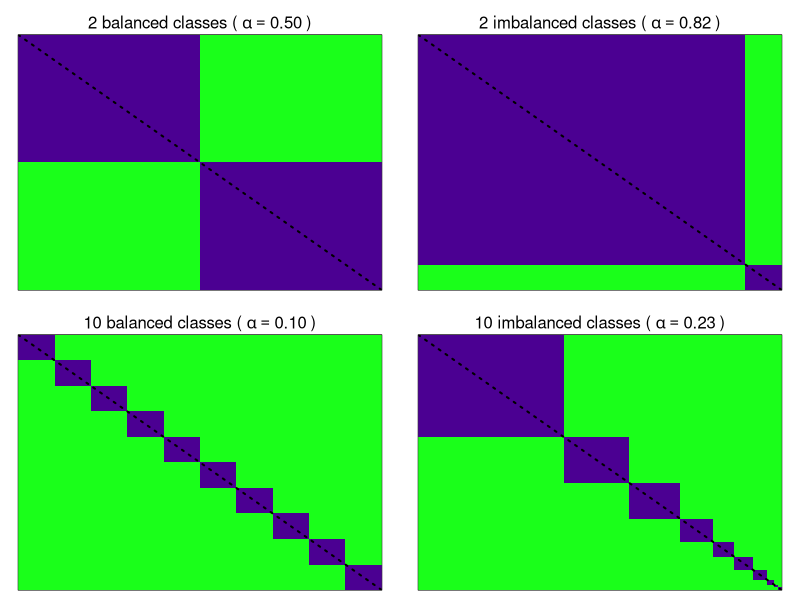

Here is the R script that generated this plot:
library(here)
set.seed(1234)
colref <- c("#1AFF1A","#4B0092")

pdf(here("figures", "supp01-balance_figure.pdf"), width = 10,height=8)
  par(mfrow=c(2,2),mar=c(0.6,1.1,2.1,1.1))

  n <- 1000 # observations
  bals <-  c(0.5,0.5)
  l <- unlist(lapply(1:length(bals), function(i) rep(i,n*bals[i])))
  ind <- sapply(rev(l), function(x) x==l)
  image(ind, main = "",xaxs = "i",yaxs = "i",xlab='',ylab='',xaxt='n',yaxt='n',useRaster=T,col = colref)
  ind <- sapply(l, function(x) x==l)
  ind <- ind[upper.tri(ind)]
  iw <- which(ind)
  alpha <- formatC(round(length(iw) / (length(ind)),digits=2),digits=2,format='f')
  mtext(text= bquote( '2 balanced classes (' ~ alpha == .(alpha) ~ ')'))
  abline(a=1,b=-1,lty=3,lwd=2,col='black')

  bals <-  c(0.9,0.1)
  l <- unlist(lapply(1:length(bals), function(i) rep(i,n*bals[i])))
  ind <- sapply(rev(l), function(x) x==l)
  image(ind, main = "",xaxs = "i",yaxs = "i",xlab='',ylab='',xaxt='n',yaxt='n',useRaster=T,col = colref)
  ind <- sapply(l, function(x) x==l)
  ind <- ind[upper.tri(ind)]
  iw <- which(ind)
  alpha <- formatC(round(length(iw) / (length(ind)),digits=2),digits=2,format='f')
  mtext(text= bquote( '2 imbalanced classes (' ~ alpha == .(alpha) ~ ')'))
  abline(a=1,b=-1,lty=3,lwd=2,col='black')

  bals <-  rep(0.1,10)
  l <- unlist(lapply(1:length(bals), function(i) rep(i,n*bals[i])))
  ind <- sapply(rev(l), function(x) x==l)
  image(ind, main = "",xaxs = "i",yaxs = "i",xlab='',ylab='',xaxt='n',yaxt='n',useRaster=T,col = colref)
  ind <- sapply(l, function(x) x==l)
  ind <- ind[upper.tri(ind)]
  iw <- which(ind)
  alpha <- formatC(round(length(iw) / (length(ind)),digits=2),digits=2,format='f')
  mtext(text= bquote( '10 balanced classes (' ~ alpha == .(alpha) ~ ')'))
  abline(a=1,b=-1,lty=3,lwd=2,col='black')

  #tmp <- sample(1:20000,10)
  #bals <- tmp/sum(tmp)
  bals <- c(0.40,0.18,0.14,0.09,0.06,0.05,0.04,0.02,0.01,0.01)
  l <- unlist(lapply(1:length(bals), function(i) rep(i,n*bals[i])))
  ind <- sapply(rev(l), function(x) x==l)
  image(ind, main = "",xaxs = "i",yaxs = "i",xlab='',ylab='',xaxt='n',yaxt='n',useRaster=T,col = colref)
  ind <- sapply(l, function(x) x==l)
  ind <- ind[upper.tri(ind)]
  iw <- which(ind)
  alpha <- formatC(round(length(iw) / (length(ind)),digits=2),digits=2,format='f')
  mtext(text= bquote( '10 imbalanced classes (' ~ alpha == .(alpha) ~ ')'))
  abline(a=1,b=-1,lty=3,lwd=2,col='black')

dev.off()
